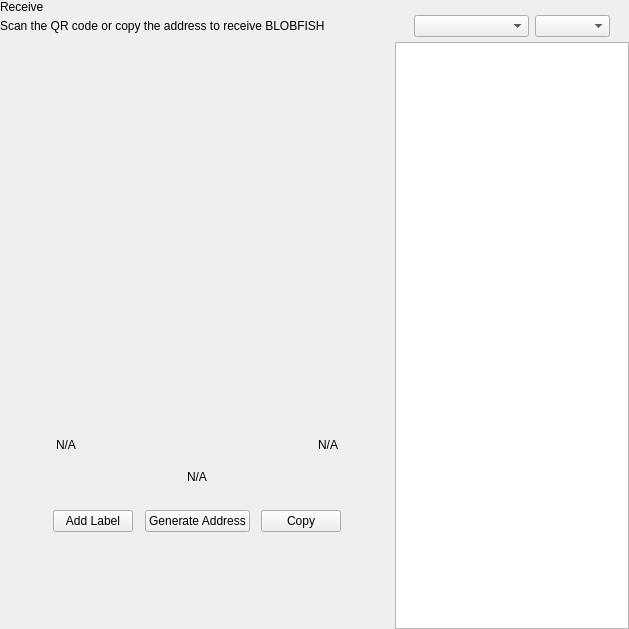
<?xml version="1.0" encoding="UTF-8"?>
<ui version="4.0">
 <class>ReceiveWidget</class>
 <widget class="QWidget" name="ReceiveWidget">
  <property name="geometry">
   <rect>
    <x>0</x>
    <y>0</y>
    <width>629</width>
    <height>629</height>
   </rect>
  </property>
  <property name="minimumSize">
   <size>
    <width>0</width>
    <height>0</height>
   </size>
  </property>
  <property name="windowTitle">
   <string>Form</string>
  </property>
  <layout class="QHBoxLayout" name="horizontalLayout_2" stretch="2,1">
   <property name="spacing">
    <number>0</number>
   </property>
   <property name="leftMargin">
    <number>0</number>
   </property>
   <property name="topMargin">
    <number>0</number>
   </property>
   <property name="rightMargin">
    <number>0</number>
   </property>
   <property name="bottomMargin">
    <number>0</number>
   </property>
   <item>
    <widget class="QWidget" name="left" native="true">
     <layout class="QVBoxLayout" name="verticalLayout_3">
      <property name="leftMargin">
       <number>0</number>
      </property>
      <property name="topMargin">
       <number>0</number>
      </property>
      <property name="rightMargin">
       <number>0</number>
      </property>
      <property name="bottomMargin">
       <number>0</number>
      </property>
      <item>
       <layout class="QVBoxLayout" name="verticalLayout_2">
        <property name="spacing">
         <number>0</number>
        </property>
        <property name="leftMargin">
         <number>0</number>
        </property>
        <item>
         <layout class="QHBoxLayout" name="horizontalLayout_3">
          <property name="spacing">
           <number>0</number>
          </property>
          <item>
           <layout class="QVBoxLayout" name="verticalLayout_4">
            <property name="spacing">
             <number>5</number>
            </property>
            <item>
             <widget class="QLabel" name="labelTitle">
              <property name="text">
               <string>Receive</string>
              </property>
             </widget>
            </item>
            <item alignment="Qt::AlignTop">
             <widget class="QLabel" name="labelSubtitle1">
              <property name="text">
               <string>Scan the QR code or copy the address to receive BLOBFISH</string>
              </property>
             </widget>
            </item>
           </layout>
          </item>
          <item>
           <spacer name="horizontalSpacer">
            <property name="orientation">
             <enum>Qt::Horizontal</enum>
            </property>
            <property name="sizeHint" stdset="0">
             <size>
              <width>40</width>
              <height>20</height>
             </size>
            </property>
           </spacer>
          </item>
         </layout>
        </item>
        <item>
         <spacer name="verticalSpacer_2">
          <property name="orientation">
           <enum>Qt::Vertical</enum>
          </property>
          <property name="sizeType">
           <enum>QSizePolicy::Expanding</enum>
          </property>
          <property name="sizeHint" stdset="0">
           <size>
            <width>20</width>
            <height>50</height>
           </size>
          </property>
         </spacer>
        </item>
        <item alignment="Qt::AlignHCenter">
         <widget class="QWidget" name="layoutQR" native="true">
          <property name="maximumSize">
           <size>
            <width>510</width>
            <height>16777215</height>
           </size>
          </property>
          <layout class="QVBoxLayout" name="verticalLayoutQr">
           <item>
            <spacer name="verticalSpacer11">
             <property name="orientation">
              <enum>Qt::Vertical</enum>
             </property>
             <property name="sizeType">
              <enum>QSizePolicy::Fixed</enum>
             </property>
             <property name="sizeHint" stdset="0">
              <size>
               <width>20</width>
               <height>20</height>
              </size>
             </property>
            </spacer>
           </item>
           <item alignment="Qt::AlignHCenter">
            <widget class="QLabel" name="labelQrImg">
             <property name="minimumSize">
              <size>
               <width>260</width>
               <height>260</height>
              </size>
             </property>
             <property name="maximumSize">
              <size>
               <width>260</width>
               <height>260</height>
              </size>
             </property>
             <property name="text">
              <string/>
             </property>
             <property name="alignment">
              <set>Qt::AlignCenter</set>
             </property>
            </widget>
           </item>
           <item>
            <spacer name="verticalSpacer_21">
             <property name="orientation">
              <enum>Qt::Vertical</enum>
             </property>
             <property name="sizeType">
              <enum>QSizePolicy::Fixed</enum>
             </property>
             <property name="sizeHint" stdset="0">
              <size>
               <width>20</width>
               <height>30</height>
              </size>
             </property>
            </spacer>
           </item>
           <item>
            <widget class="QWidget" name="widget" native="true">
             <property name="minimumSize">
              <size>
               <width>0</width>
               <height>0</height>
              </size>
             </property>
             <layout class="QHBoxLayout" name="horizontalLayout_5">
              <item>
               <widget class="QLabel" name="labelLabel">
                <property name="text">
                 <string notr="true">N/A</string>
                </property>
               </widget>
              </item>
              <item>
               <spacer name="horizontalSpacer_2">
                <property name="orientation">
                 <enum>Qt::Horizontal</enum>
                </property>
                <property name="sizeHint" stdset="0">
                 <size>
                  <width>141</width>
                  <height>20</height>
                 </size>
                </property>
               </spacer>
              </item>
              <item>
               <widget class="QLabel" name="labelDate">
                <property name="text">
                 <string notr="true">N/A</string>
                </property>
                <property name="alignment">
                 <set>Qt::AlignRight|Qt::AlignTrailing|Qt::AlignVCenter</set>
                </property>
               </widget>
              </item>
             </layout>
            </widget>
           </item>
           <item>
            <widget class="QLabel" name="labelAddress">
             <property name="sizePolicy">
              <sizepolicy hsizetype="Expanding" vsizetype="Preferred">
               <horstretch>0</horstretch>
               <verstretch>0</verstretch>
              </sizepolicy>
             </property>
             <property name="minimumSize">
              <size>
               <width>300</width>
               <height>0</height>
              </size>
             </property>
             <property name="text">
              <string notr="true">N/A</string>
             </property>
             <property name="alignment">
              <set>Qt::AlignCenter</set>
             </property>
            </widget>
           </item>
           <item>
            <spacer name="verticalSpacer_4">
             <property name="orientation">
              <enum>Qt::Vertical</enum>
             </property>
             <property name="sizeType">
              <enum>QSizePolicy::Fixed</enum>
             </property>
             <property name="sizeHint" stdset="0">
              <size>
               <width>20</width>
               <height>20</height>
              </size>
             </property>
            </spacer>
           </item>
           <item>
            <layout class="QHBoxLayout" name="horizontalLayout_4">
             <item alignment="Qt::AlignHCenter">
              <widget class="QPushButton" name="pushButtonLabel">
               <property name="focusPolicy">
                <enum>Qt::NoFocus</enum>
               </property>
               <property name="text">
                <string>Add Label</string>
               </property>
              </widget>
             </item>
             <item alignment="Qt::AlignHCenter">
              <widget class="QPushButton" name="pushButtonNewAddress">
               <property name="focusPolicy">
                <enum>Qt::NoFocus</enum>
               </property>
               <property name="text">
                <string>Generate Address</string>
               </property>
              </widget>
             </item>
             <item alignment="Qt::AlignHCenter">
              <widget class="QPushButton" name="pushButtonCopy">
               <property name="focusPolicy">
                <enum>Qt::NoFocus</enum>
               </property>
               <property name="text">
                <string>Copy</string>
               </property>
              </widget>
             </item>
            </layout>
           </item>
           <item>
            <spacer name="verticalSpacer_3">
             <property name="orientation">
              <enum>Qt::Vertical</enum>
             </property>
             <property name="sizeType">
              <enum>QSizePolicy::Expanding</enum>
             </property>
             <property name="sizeHint" stdset="0">
              <size>
               <width>20</width>
               <height>20</height>
              </size>
             </property>
            </spacer>
           </item>
          </layout>
         </widget>
        </item>
        <item>
         <spacer name="verticalSpacer">
          <property name="orientation">
           <enum>Qt::Vertical</enum>
          </property>
          <property name="sizeHint" stdset="0">
           <size>
            <width>20</width>
            <height>40</height>
           </size>
          </property>
         </spacer>
        </item>
       </layout>
      </item>
     </layout>
    </widget>
   </item>
   <item>
    <widget class="QWidget" name="right" native="true">
     <layout class="QVBoxLayout" name="verticalLayout_5">
      <property name="spacing">
       <number>0</number>
      </property>
      <property name="leftMargin">
       <number>1</number>
      </property>
      <property name="topMargin">
       <number>0</number>
      </property>
      <property name="rightMargin">
       <number>0</number>
      </property>
      <property name="bottomMargin">
       <number>0</number>
      </property>
      <item>
       <layout class="QVBoxLayout" name="container_right">
        <property name="spacing">
         <number>0</number>
        </property>
        <property name="leftMargin">
         <number>0</number>
        </property>
        <property name="rightMargin">
         <number>0</number>
        </property>
        <item>
         <layout class="QVBoxLayout" name="verticalLayout">
          <property name="spacing">
           <number>6</number>
          </property>
          <property name="leftMargin">
           <number>19</number>
          </property>
          <property name="rightMargin">
           <number>19</number>
          </property>
          <item>
           <widget class="OptionButton" name="btnRequest" native="true"/>
          </item>
          <item>
           <widget class="OptionButton" name="btnMyAddresses" native="true">
            <property name="sizePolicy">
             <sizepolicy hsizetype="Preferred" vsizetype="Minimum">
              <horstretch>0</horstretch>
              <verstretch>0</verstretch>
             </sizepolicy>
            </property>
           </widget>
          </item>
         </layout>
        </item>
        <item>
         <widget class="QWidget" name="sortWidget" native="true">
          <layout class="QHBoxLayout" name="horizontalLayout_6">
           <property name="leftMargin">
            <number>19</number>
           </property>
           <property name="rightMargin">
            <number>19</number>
           </property>
           <property name="bottomMargin">
            <number>5</number>
           </property>
           <item>
            <spacer name="horizontalSpacer_3">
             <property name="orientation">
              <enum>Qt::Horizontal</enum>
             </property>
             <property name="sizeHint" stdset="0">
              <size>
               <width>40</width>
               <height>20</height>
              </size>
             </property>
            </spacer>
           </item>
           <item>
            <widget class="QComboBox" name="comboBoxSort">
             <property name="sizePolicy">
              <sizepolicy hsizetype="Preferred" vsizetype="Fixed">
               <horstretch>0</horstretch>
               <verstretch>0</verstretch>
              </sizepolicy>
             </property>
             <property name="minimumSize">
              <size>
               <width>115</width>
               <height>0</height>
              </size>
             </property>
            </widget>
           </item>
           <item>
            <widget class="QComboBox" name="comboBoxSortOrder">
             <property name="sizePolicy">
              <sizepolicy hsizetype="Preferred" vsizetype="Fixed">
               <horstretch>0</horstretch>
               <verstretch>0</verstretch>
              </sizepolicy>
             </property>
             <property name="minimumSize">
              <size>
               <width>75</width>
               <height>0</height>
              </size>
             </property>
            </widget>
           </item>
          </layout>
         </widget>
        </item>
        <item>
         <widget class="QListView" name="listViewAddress"/>
        </item>
       </layout>
      </item>
     </layout>
    </widget>
   </item>
  </layout>
 </widget>
 <customwidgets>
  <customwidget>
   <class>OptionButton</class>
   <extends>QWidget</extends>
   <header>qt/blobfish/optionbutton.h</header>
   <container>1</container>
  </customwidget>
 </customwidgets>
 <resources/>
 <connections/>
</ui>
